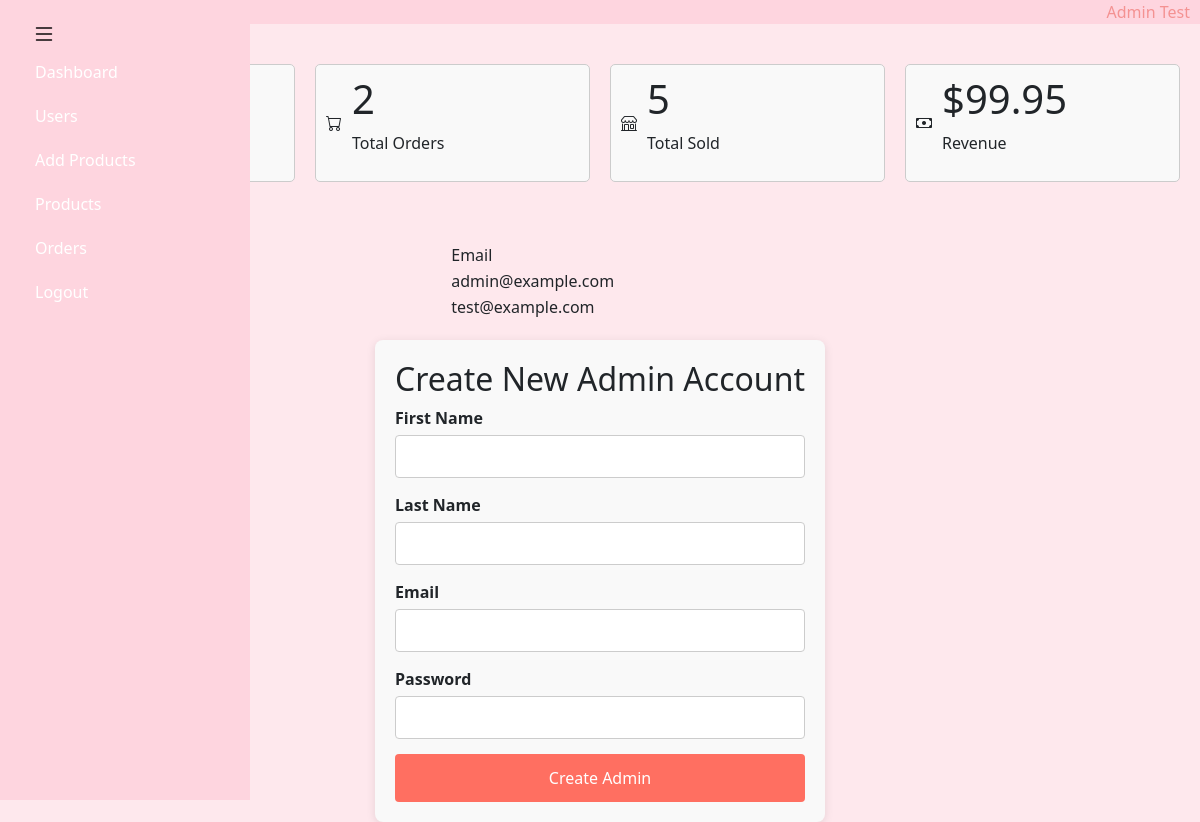
The app's page /admin/dashboard (signed in), older data.
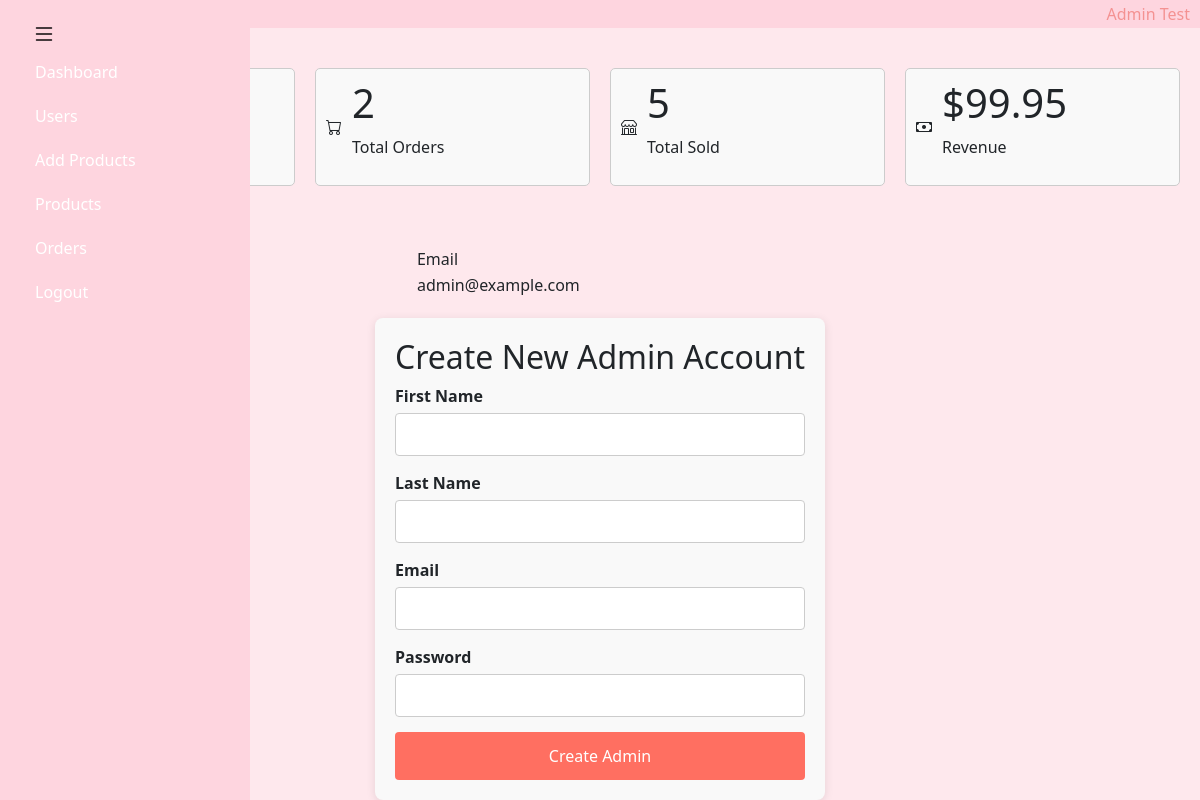
The same page, newer data.
### models.py (models this page shows, shortened)
class User(db.Model):
    __tablename__ = 'users'  # Define table name in the database
    id = db.Column(db.Integer, primary_key=True)  # Primary key for user
    first_name = db.Column(db.String(50), nullable=False)  # User's first name
    last_name = db.Column(db.String(50), nullable=False)  # User's last name
    email = db.Column(db.String(100), unique=True, nullable=False)  # Unique email for user authentication
    password_hash = db.Column(db.String(128), nullable=False)  # Hashed password
    role = db.Column(db.String(10), default="user")  # User role (default: user)
    created_at = db.Column(db.DateTime, default=lambda: datetime.now(pytz.timezone('America/New_York')))  # Timestamp in NY timezone
    cart = db.relationship('Cart', back_populates='user', uselist=False)
    orders = db.relationship('Order', back_populates='user')
    @property
    def full_name(self):
        return f"{self.first_name} {self.last_name}"

### app.py (the view)
@app.route("/admin/dashboard")
@login_required
def admin_dashboard():
    if current_user.role != 'admin':
        return redirect("/")
    total_users = User.query.filter(User.role != 'admin').count()
    total_orders = Order.query.count()
    total_products_sold = db.session.query(db.func.sum(OrderItem.quantity)).join(Order, Order.id == OrderItem.order_id).filter(Order.status == 'Delivered').scalar() or 0
    total_revenue = db.session.query(db.func.sum(Order.total_price)).filter(Order.status == 'Delivered').scalar() or 0
    admins = User.query.filter_by(role='admin').all()
    admin_data = [(admin.full_name, admin.email) for admin in admins]
    return render_template("admin_dash.html", total_users = total_users, total_orders = total_orders, total_products_sold = total_products_sold, total_revenue = total_revenue, admin_data = admin_data)

### app.py (called while the page is built)
@login_manager.user_loader
def load_user(user_id):
    return User.query.get(int(user_id))

### templates/admin_dash.html (shortened to what this page needs)
{% extends "admin_layout.html" %}
{% block body %}
    <div class="content">
        <div class="user">
            <div>
                <h1>{{ total_users }}</h1>
                <p>Total Users</p>
            </div>
        </div>
        <div class="order">
            <i class="bi bi-cart"></i>
            <div>
                <h1>{{ total_orders }}</h1>
                <p>Total Orders</p>
            </div>
        </div>
        <div class="shop">
            <i class="bi bi-shop"></i>
            <div>
                <h1>{{ total_products_sold }}</h1>
                <p>Total Sold</p>
            </div>
        </div>
        <div class="money">
            <i class="bi bi-cash"></i>
            <div>
                <h1>${{ "%.2f" | format(total_revenue) }}</h1>
                <p>Revenue</p>
            </div>
        </div>
    </div>
    <div class="chart">
        <table width="100%">
            <thead>
                <tr>
                    <td>Name</td>
                    <td>Email</td>
                </tr>
            </thead>
            <tbody>
                {% for full_name, email in admin_data %}
                <tr>
                    <td>{{ full_name | title}}</td>
                    <td>{{ email }}</td>
                </tr>
                {% endfor %}
            </tbody>
        </table>
    </div>
    <div class="create-admin-form">
        <h2>Create New Admin Account</h2>
        <form action="/admin/create_admin" method="POST">
            <div>
                <label for="first">First Name</label>
                <input type="text" name="first" required>
            </div>
            <div>
                <label for="last">Last Name</label>
                <input type="text" name="last" required>
            </div>
            <div>
                <label for="email">Email</label>
                <input type="email" id="email" name="email" required>
            </div>
            <div>
                <label for="password">Password</label>
                <input type="password" id="password" name="password" required>
            </div>
            <button type="submit">Create Admin</button>
        </form>
    </div>
{% endblock %}

### templates/admin_layout.html (shortened to what this page needs)
<!DOCTYPE html>
<html lang="en">
    <head>
        <link href="https://cdn.jsdelivr.net/npm/bootstrap@5.3.3/dist/css/bootstrap.min.css" rel="stylesheet">
        <link href="https://cdn.jsdelivr.net/npm/bootstrap-icons/font/bootstrap-icons.css" rel="stylesheet">
        <link href="/static/styles.css" rel="stylesheet">
    </head>
    <body style="background-color: #FEE8ED;">
        <div class="admin_dash" style="display:flex; height:100vh;">
            <div id="sidebar" class="sidebar" style="background-color: #FED5DF;">
                <div class="sidebar-nav">
                    <ul class="nav flex-column">
                        <li class="nav-item">
                            <a class="nav-link text-white link" href="/admin/dashboard">Dashboard</a>
                        </li>
                        <li class="nav-item">
                            <a class="nav-link text-white link" href="/admin/users">Users</a>
                        </li>
                        <li class="nav-item">
                            <a class="nav-link text-white link" href="/admin/add_products"> Add Products</a>
                        </li>
                        <li class="nav-item">
                            <a class="nav-link text-white link" href="/admin/listing">Products</a>
                        </li>
                        <li class="nav-item">
                            <a class="nav-link text-white link" href="/admin/orders">Orders</a>
                        </li>
                        <li class="nav-item">
                            <a class="nav-link text-white link" href="/logout">Logout</a>
                        </li>
                    </ul>
                </div>
            </div>
            <div class="topnav">
                    <button class="btn btn-light" id="toggleSidebarButton" onclick="collapse(event)">
                        <i class="bi bi-list"></i>
                    </button>
                    <div class="profile">{{ current_user.full_name | title }}</div>
            </div>
            {% block body %}{% endblock %}
        </div>
    </body>
</html>

Row changes from the older to the newer data that the page shows:
removed User: email "test@example.com"
